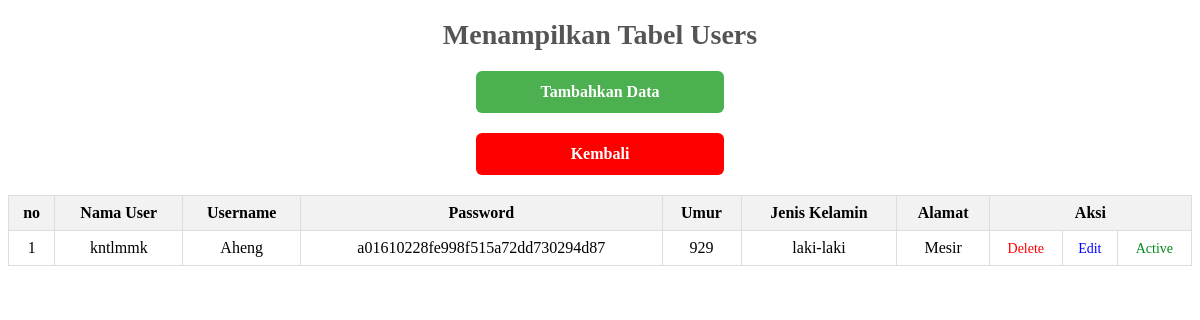
Screenshot of /user.php (signed in) with the database file from the repository.
### tables this page shows
CREATE TABLE `users` (
  `id_user` int(11) NOT NULL,
  `nama` varchar(255) NOT NULL,
  `username` varchar(100) NOT NULL,
  `password` varchar(100) NOT NULL,
  `umur` int(11) NOT NULL,
  `jenis_kel` varchar(20) NOT NULL,
  `alamat` varchar(255) NOT NULL
);

### user.php (the view, shortened to what this page needs)
<!DOCTYPE html>
<html>
<head>
    <link rel="stylesheet" type="text/css" href="table.css">
</head>
<body>
    <div class="page">
        <h1 class="heading">Menampilkan Tabel Users</h1>
        <a href="tambahuser.php" class="add">Tambahkan Data</a>
        <a href="dash.php" class="bk">Kembali</a>
        <table class="table">
            <thead>
                <tr>
                    <th>no</th>
                    <th>Nama User</th>
                    <th>Username</th>
                    <th>Password</th>
                    <th>Umur</th>
                    <th>Jenis Kelamin</th>
                    <th>Alamat</th>
                    <th colspan="3">Aksi</th>
                </tr>
            </thead>
            <tbody>
                <?php
                include "koneksi.php";
                $query_mysql = mysqli_query($mysqli, "SELECT * FROM users");
                $nomor = 1;
                while ($data = mysqli_fetch_array($query_mysql)) {
                ?>
                    <tr>
                        <td><?php echo $nomor++; ?></td>
                        <td><?php echo $data['nama']; ?></td>
                        <td><?php echo $data['username']; ?></td>
                        <td><?php echo $data['password']; ?></td>
                        <td><?php echo $data['umur']; ?></td>
                        <td><?php echo $data['jenis_kel']; ?></td>
                        <td><?php echo $data['alamat']; ?></td>
                        <td><a href="hapususer.php?id=<?php echo $data['id_user']; ?>" class="delete">Delete</a></td>
                        <td><a href="edituser.php?id=<?php echo $data['id_user']; ?>" class="edit">Edit</a></td>
                        <td><a href="stats.php"class="stats">Active</a></td>
                    </tr>
                <?php } ?>
            </tbody>
        </table>
    </div>
</body>
</html>

### table.css (style rules this page uses)
.heading { font-size: 28px; color: #555; text-align: center; margin-bottom: 20px; }
.table { margin: 0 auto; border-collapse: collapse; width: 100%; }
.table th, .table td { border: 1px solid #ddd; padding: 8px; text-align: center; }
.table th { background-color: #f2f2f2; }
.delete { color: #f00; text-decoration: none; font-size: 14px; }
.edit { color: #00f; text-decoration: none; font-size: 14px; }
.add { display: block; margin: 20px auto; text-align: center; padding: 12px 24px; border-radius: 6px; font-size: 16px; font-weight: bold; background-color: #4CAF50; color: #fff; text-decoration: none; width: 200px; }
.bk { display: block; margin: 20px auto; text-align: center; padding: 12px 24px; border-radius: 6px; font-size: 16px; font-weight: bold; background-color: #f00; color: #fff; text-decoration: none; width: 200px; }
.stats { color: rgb(0, 139, 26); text-decoration: none; font-size: 14px; }

### rows the page displays
users: nama "kntlmmk", username "Aheng", password "a01610228fe998f515a72dd730294d87", umur "929", jenis_kel "laki-laki", alamat "Mesir"
